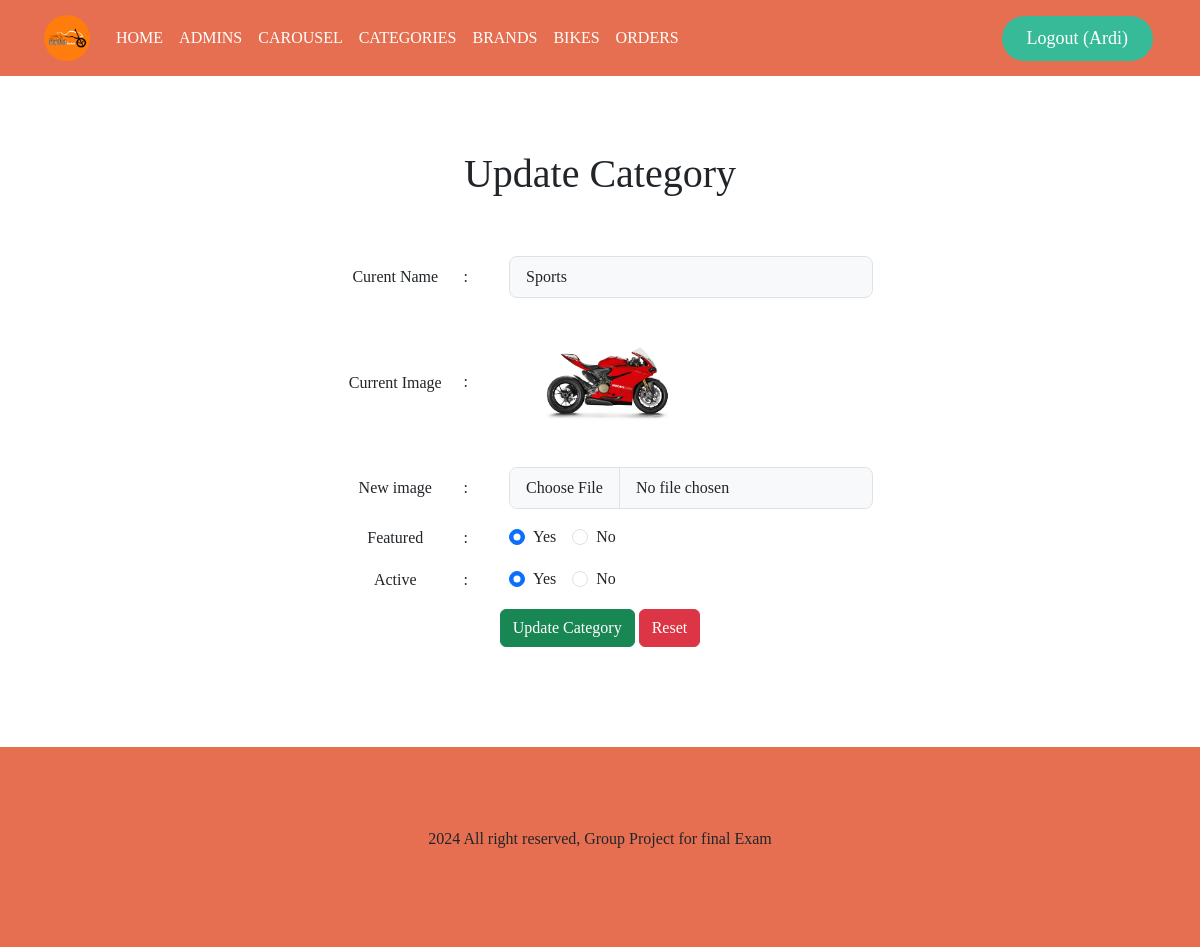
The page /admin/update-category.php?id=10 (signed in) on the database its author committed.
### tables this page shows
CREATE TABLE `categories` (
  `category_id` int(13) UNSIGNED NOT NULL,
  `name` varchar(50) NOT NULL,
  `category_image` varchar(255) NOT NULL,
  `featured` varchar(10) NOT NULL,
  `active` varchar(10) NOT NULL
);

### admin/update-category.php (the view, shortened to what this page needs)
<?php
    include('./partials/header.php')
?>
    <div class="container padding-top padding-content">
        <h1 class="padding-title text-center">Update Category</h1>
            <?php
                if(isset($_GET['id']))
                {
                    $id = $_GET['id'];
                    $sql = "SELECT * FROM categories WHERE category_id=$id";
                    $res = mysqli_query($conn, $sql);
                    $count = mysqli_num_rows($res);
                    if($count==1)
                    {
                        $row = mysqli_fetch_assoc($res);
                        $name = $row['name'];
                        $current_image = $row['category_image'];
                        $featured = $row['featured'];
                        $active = $row['active'];
                    }
                    else
                    {
                        $_SESSION['no-category-found'] = "<div class=notice-text-failed>Category Not Found.</div>";
                        header('location:'.SITEURL.'admin/manage-categories.php');
                    }
                }
                else
                {
                    header('location:'.SITEURL.'admin/manage-categories.php');
                }
            ?>
        <form action="" method="POST" enctype="multipart/form-data">
            <div class="row">
                <div class="col-3"></div>
                    <div class="col-6 d-flex mb-3">
                        <div class="col-sm-3">
                            <h6>Curent Name</h6>
                        </div>
                        <div class="col-sm-1">
                            :
                        </div>
                        <div class="col-sm-8">
                            <div class="d-flex">
                                <input type="text" name="name" value="<?php echo $name ?>" class="form-control form-control-lg bg-light fs-6">
                            </div>
                        </div>
                    </div>
                <div class="col-3"></div>
                <div class="col-3"></div>
                    <div class="col-6 d-flex mb-3">
                        <div class="col-sm-3">
                            <h6>Current Image</h6>
                        </div>
                        <div class="col-sm-1">
                            :
                        </div>
                        <div class="col-sm-8">
                            <div class="d-flex">
                                <?php
                                    if($current_image != "")
                                    {
                                        ?>
                                            <img src="<?php echo SITEURL; ?>images/category/<?php echo $current_image ?>" style="width: 200px;">
                                        <?php
                                    }
                                    else
                                    {
                                        echo "<div class='notice-text-failed'>Image Not Added</div>";
                                    }
                                ?>
                            </div>
                        </div>
                    </div>
                <div class="col-3"></div>
                <div class="col-3"></div>
                    <div class="col-6 d-flex mb-3">
                        <div class="col-sm-3">
                            <h6>New image</h6>
                        </div>
                        <div class="col-sm-1">
                            :
                        </div>
                        <div class="col-sm-8">
                            <div class="d-flex">
                                <input type="file" name="image" value="<?php echo $name ?>" class="form-control form-control-lg bg-light fs-6">
                            </div>
                        </div>
                    </div>
                <div class="col-3"></div>
                <div class="col-3"></div>
                    <div class="col-6 d-flex mb-3">
                        <div class="col-sm-3">
                            <h6>Featured</h6>
                        </div>
                        <div class="col-sm-1">
                            :
                        </div>
                        <div class="col-sm-8">
                            <div class="d-flex">
                                <div class="form-check me-3">
                                    <input <?php if($featured=="Yes"){echo "checked";} ?> type="Radio" name="featured" value="Yes" id="featured1" class="form-check-input fs-6">
                                    <label class="form-check-label" for="featured1">
                                        Yes
                                    </label>
                                </div>
                                <div class="form-check me-3">
                                    <input <?php if($featured=="No"){echo "checked";} ?> type="Radio" name="featured" value="No" id="featured2" class=" form-check-input fs-6">
                                    <label class="form-check-label" for="featured2">
                                        No
                                    </label>
                                </div>
                            </div>
                        </div>
                    </div>
                <div class="col-3"></div>
                <div class="col-3"></div>
                <div class="col-6 d-flex mb-3">
                        <div class="col-sm-3">
                            <h6>Active</h6>
                        </div>
                        <div class="col-sm-1">
                            :
                        </div>
                        <div class="col-sm-8">
                            <div class="d-flex">
                                <div class="form-check me-3">
                                    <input <?php if($active=="Yes"){echo "checked";} ?> type="Radio" name="active" value="Yes" id="featured3" class="form-check-input fs-6">
                                    <label class="form-check-label" for="featured3">
                                        Yes
                                    </label>
                                </div>
                                <div class="form-check me-3">
                                    <input <?php if($active=="No"){echo "checked";} ?> type="Radio" name="active" value="No" id="featured4" class=" form-check-input fs-6">
                                    <label class="form-check-label" for="featured4">
                                        No
                                    </label>
                                </div>
                            </div>
                        </div>
                    </div>
                <div class="col-3"></div>
                <div class="col-3"></div>
                    <div class="col-6">
                        <div class="text-center">
                            <input  class="btn btn-success" type="submit" name="submit" value="Update Category"></input>
                            <input class="btn btn-danger" type="reset" name="reset" value="Reset"></input>
                        </div>
                    </div>
                <div class="col-3"></div>
            </div>
        </form>
    </div>
<?php
    include('./partials/footer.php')
?>

### css/admin.css (style rules this page uses)
* { padding: 0; margin: 0; box-sizing: border-box; font-family: 'Poppins', 'sans-serif'; text-decoration: none; list-style: none; scroll-behavior: smooth; }
:root { --bg-color: #fff; --text-color: #221314; --main-color: #E76F51; --second-color: #f4A261; --third-color: #E9C46A; --fourth-color: #36BA98; --p-font-size: 12px; }
.padding-top { padding-top: 150px; }
.padding-content { padding-bottom: 100px; }
.padding-title { padding-bottom: 50px; }
.col-6 { align-items: center; }
.col-sm-3 { align-items: center; }
.col-sm-3 h6 { display: flex; vertical-align: middle; margin: auto; justify-content: center; align-items: center; }

### rows shown on the page
categories: name "Sports", category_image (picture), featured "☑ Yes", featured "☐ No", active "☑ Yes", active "☐ No"

### other values the page prints
$_SESSION['first_name'] "Ardi"
